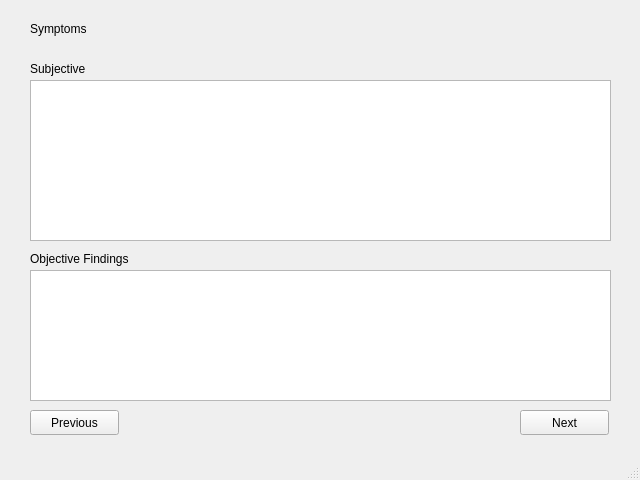
<?xml version="1.0" encoding="UTF-8"?>
<ui version="4.0">
 <class>MainWindow</class>
 <widget class="QMainWindow" name="MainWindow">
  <property name="geometry">
   <rect>
    <x>0</x>
    <y>0</y>
    <width>640</width>
    <height>480</height>
   </rect>
  </property>
  <property name="windowTitle">
   <string>MainWindow</string>
  </property>
  <widget class="QWidget" name="centralwidget">
   <widget class="QLabel" name="label">
    <property name="geometry">
     <rect>
      <x>30</x>
      <y>20</y>
      <width>81</width>
      <height>17</height>
     </rect>
    </property>
    <property name="text">
     <string>Symptoms</string>
    </property>
   </widget>
   <widget class="QLabel" name="label_2">
    <property name="geometry">
     <rect>
      <x>30</x>
      <y>60</y>
      <width>71</width>
      <height>17</height>
     </rect>
    </property>
    <property name="text">
     <string>Subjective</string>
    </property>
   </widget>
   <widget class="QTextEdit" name="subjective">
    <property name="geometry">
     <rect>
      <x>30</x>
      <y>80</y>
      <width>581</width>
      <height>161</height>
     </rect>
    </property>
   </widget>
   <widget class="QLabel" name="label_3">
    <property name="geometry">
     <rect>
      <x>30</x>
      <y>250</y>
      <width>131</width>
      <height>17</height>
     </rect>
    </property>
    <property name="text">
     <string>Objective Findings</string>
    </property>
   </widget>
   <widget class="QTextEdit" name="objective">
    <property name="geometry">
     <rect>
      <x>30</x>
      <y>270</y>
      <width>581</width>
      <height>131</height>
     </rect>
    </property>
   </widget>
   <widget class="QPushButton" name="prevButton">
    <property name="geometry">
     <rect>
      <x>30</x>
      <y>410</y>
      <width>89</width>
      <height>25</height>
     </rect>
    </property>
    <property name="text">
     <string>Previous</string>
    </property>
   </widget>
   <widget class="QPushButton" name="nextButton">
    <property name="geometry">
     <rect>
      <x>520</x>
      <y>410</y>
      <width>89</width>
      <height>25</height>
     </rect>
    </property>
    <property name="text">
     <string>Next</string>
    </property>
   </widget>
  </widget>
  <widget class="QMenuBar" name="menubar">
   <property name="geometry">
    <rect>
     <x>0</x>
     <y>0</y>
     <width>640</width>
     <height>22</height>
    </rect>
   </property>
  </widget>
  <widget class="QStatusBar" name="statusbar"/>
 </widget>
 <resources/>
 <connections/>
</ui>
